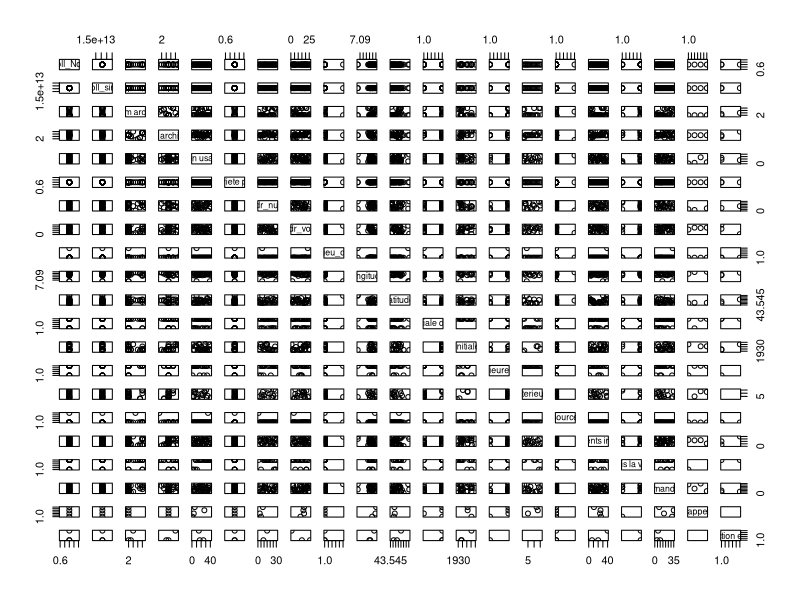
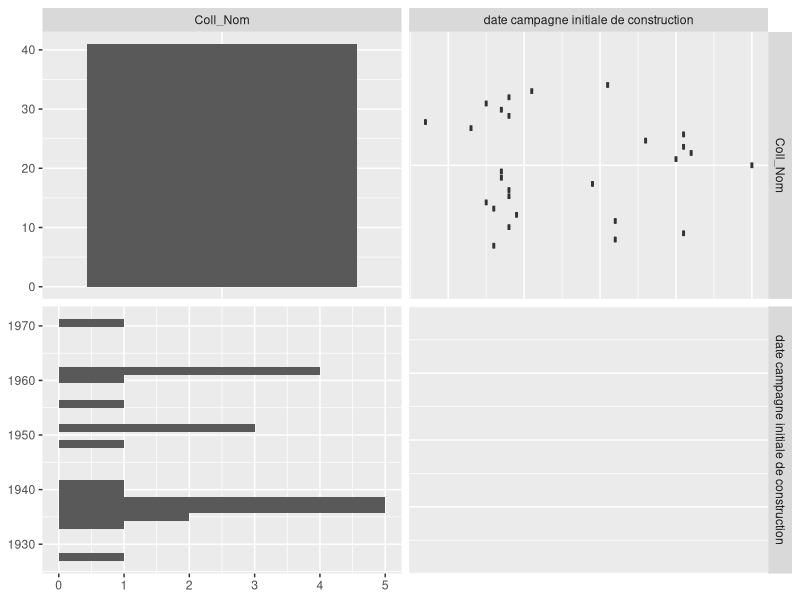
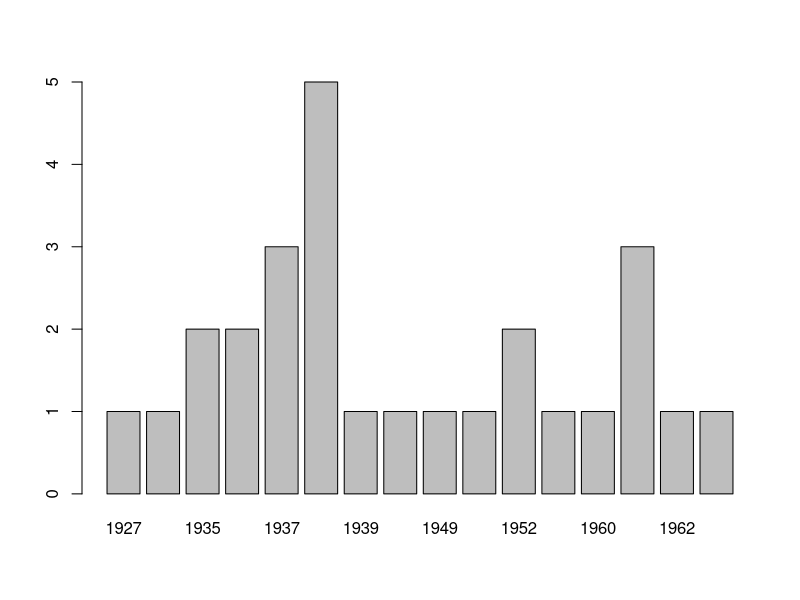
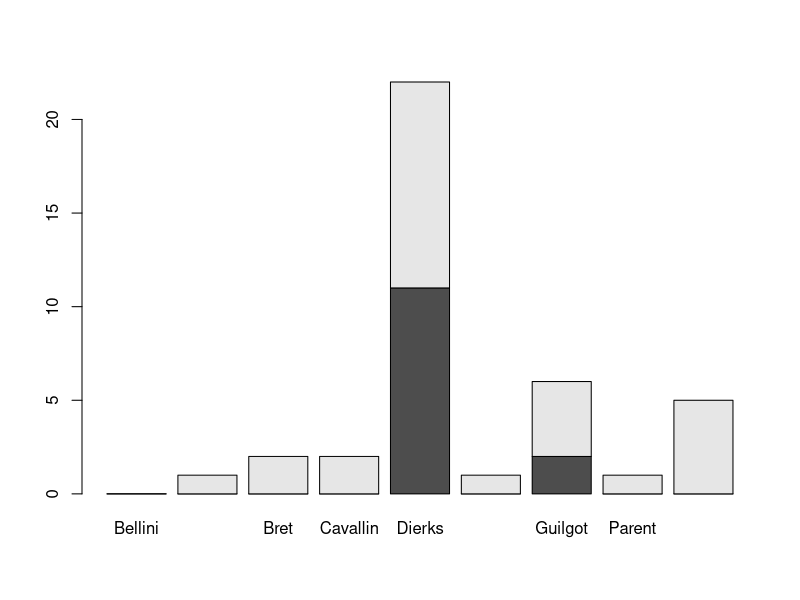
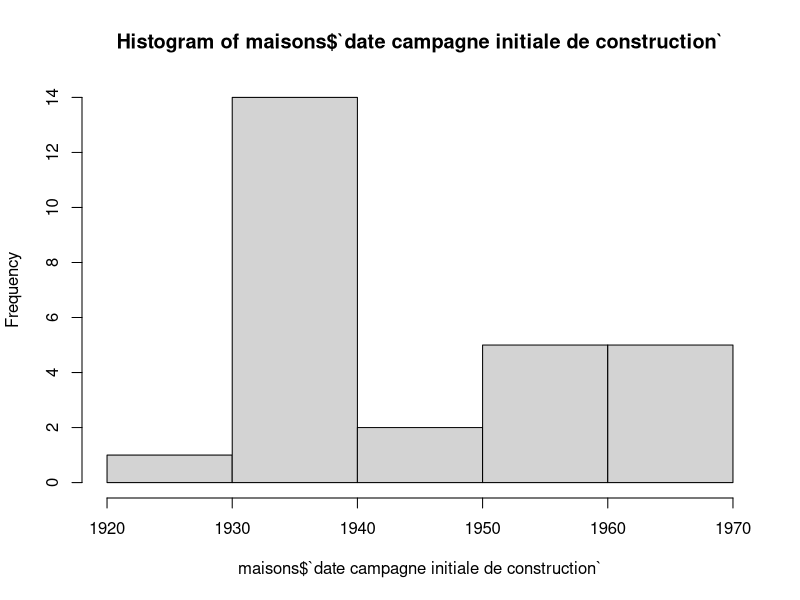
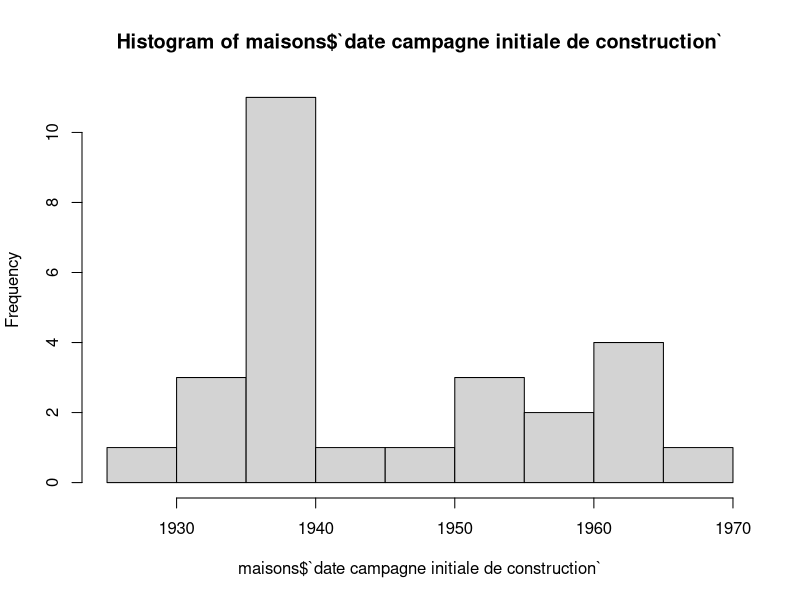
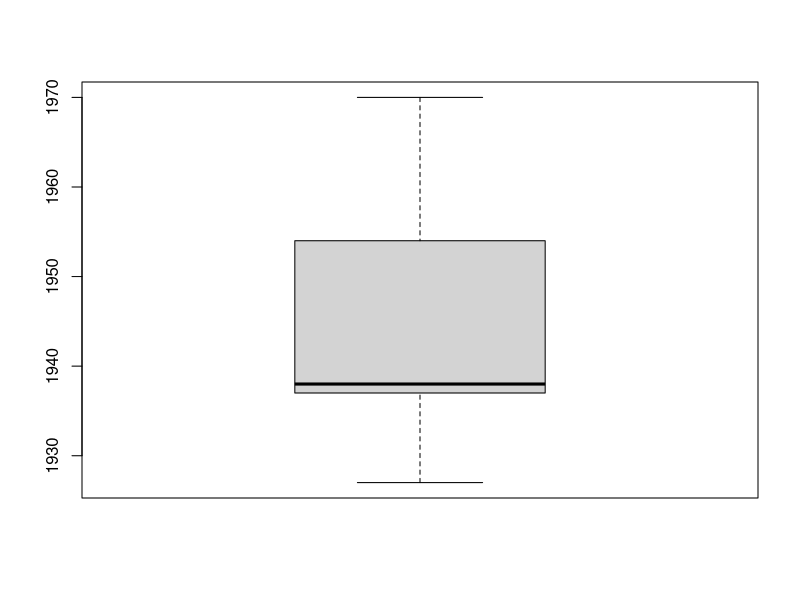
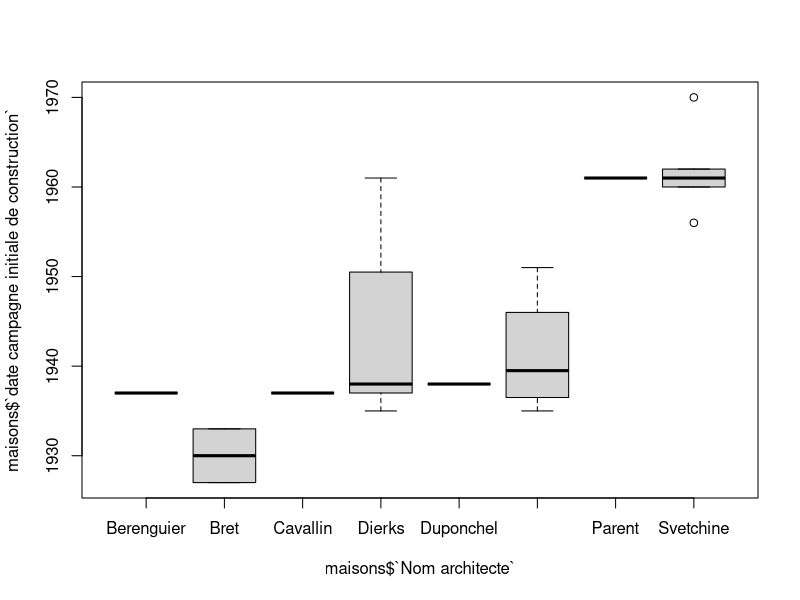

The R source for these figures, in order:
library(tidyverse)

#LOAD  ------------------------------------------------------------------
list.files()
maisons <- read_csv("antibes_architectes.csv")

#EXPLORE ---------------------------------------------------------------

glimpse(maisons) #glimpse
names(maisons) #get all names of cols
str(maisons) #get all types of cols
summary(maisons) #get data summary (length, min, max, etc...)
colSums(is.na(maisons)) #count missing values
plot(maisons)

#GGally for numeric data exploration (not useful in our case)
install.packages("GGally")          
library("GGally")                   
maisons %>%
  select(Coll_Nom,`date campagne initiale de construction`) %>%
  ggpairs(maisons)

#Base R table and bar chart
table(maisons$`date campagne initiale de construction`)
barplot(table(maisons$`date campagne initiale de construction`))

table(maisons$`campagne initiale de construction`, maisons$`Nom architecte`)
barplot(table(maisons$`campagne initiale de construction`, maisons$`Nom architecte`))

#Hist & boxplot
hist(maisons$`date campagne initiale de construction`)
hist(maisons$`date campagne initiale de construction`, breaks = 15)
boxplot(maisons$`date campagne initiale de construction`)
boxplot(maisons$`date campagne initiale de construction`~ maisons$`Nom architecte`)

# Warning : 
# The ggplot default for histograms is to use right-closed intervals, 
# whereas the default for hist(...) is left closed intervals. 
# Also, ggplot uses a different algorithm for calculating the x-axis breaks 
# and limits.

#CLEAN ------------------------------------------------------------------

#clean cols
maisons2 <- 
  maisons %>%
  select(2,13) %>% #remove other col
  rename("siret" = 1 , "date_construction" = 2) #rename col by position

#rename col with pure R
colnames(maisons2) = c("siret", "date_construction")

# Remove NA 
maisons2 %>% 
  filter(!is.na(date_construction)) %>% #remove NA from col 
  print()
         
#Better way to remove NA
maisons2 %>%
  drop_na(date_construction)

#Saving csv -----------------------------------------------------------------
maisons2 %>%
  write_csv("maisons_data") 

#Total load & cleaning ------------------------------------------------------
maisons <- read_csv("antibes_architectes.csv")
maisons2 <- 
  maisons %>%
  select(2,13) %>% #remove other col
  rename("siret" = 1 , "date_construction" = 2) %>% #rename col by position
  drop_na(date_construction) %>%
  write_csv("maisons_data") %>%
  print()

#ANALYZE -------------------------------------------------------------------
a1 <- 
  maisons2 %>%
  count(date = date_construction) %>% #count by date
  mutate(période = cut(date, breaks = c(1930, 1950,1975,2000), labels = c("1930-1950","1950-1975","1975-2000"))) #bin in periods

g1 <- 
a1 %>%
ggplot(aes(x = période, y = n)) +
  geom_col()
print(g1)

g2 <-           
a1 %>%
  ggplot(aes(x = date, y = n)) +
  geom_col()
print(g2)

g3 <-           
  a1 %>%
  ggplot(aes(x = date)) +
  geom_histogram(bins = 10)
print(g3)



  